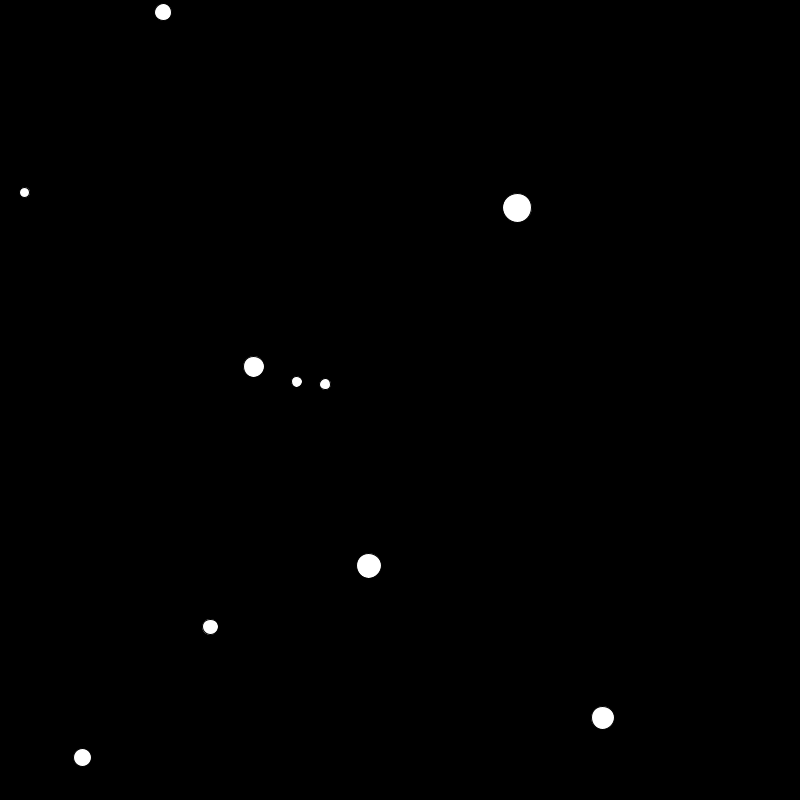
Frame 1 (no input)
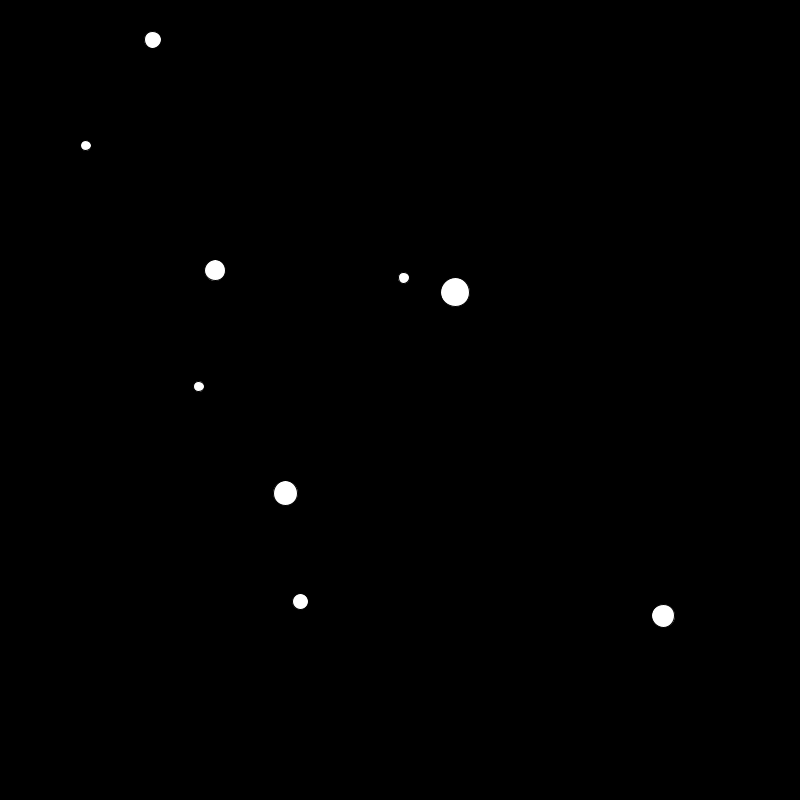
Frame 60 (the mouse pressed at the canvas centre just before this capture)
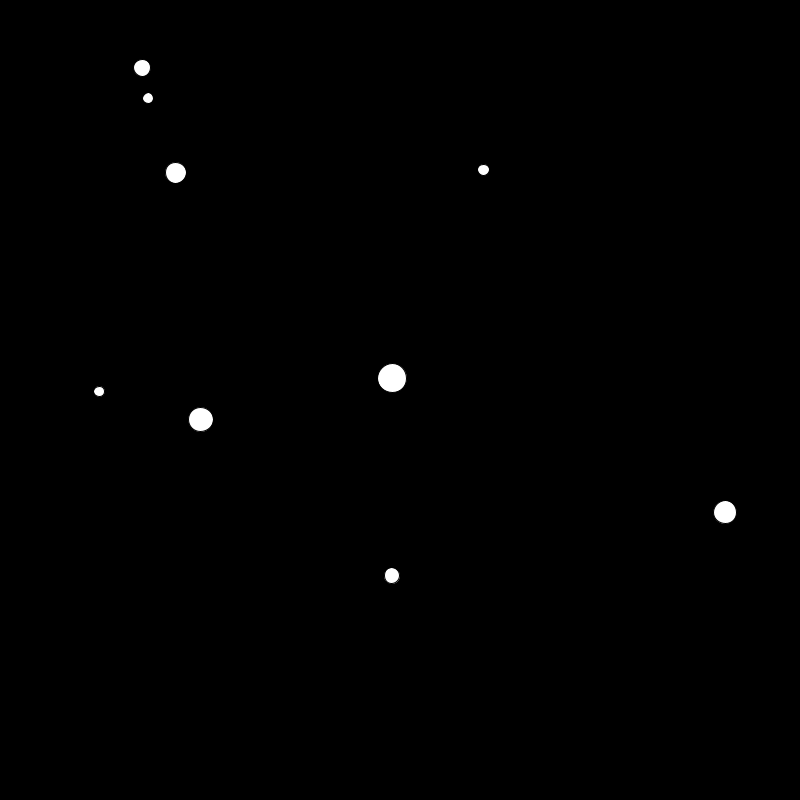
Frame 120 (the mouse held since frame 60 and released just before this capture)

The Processing sketch that drew these frames (run headless with seeded random() and noise(); from frame 60 on, the mouse is pressed at the canvas centre):

// Processing sketch: bit2atom20221208a_particlesOperation
// ── bit2atom20221208a_particlesOperation.pde
//Particle pt;
ArrayList<Particle> pts;

void setup() {
  size(800, 800);
  background(0);

  initiate();
}

void initiate() {
  //pt = new Particle(random(width), random(height), random(10,30));
  pts = new ArrayList<Particle>();

  for (int i  = 0; i < 10; i ++) {
    Particle p = new Particle(random(width), random(height), random(10, 30));
    pts.add(p);
  }
}

void draw() {
  background(0);
  //pt.display();
  //pt.move();
  
  for(int i = 0 ; i <pts.size(); i ++){
    pts.get(i).display();
    pts.get(i).move();
  }
}

void keyPressed() {
  if (key == 'r') {
    initiate();
  }
}

// ── Particle.pde
class Particle{
  //属性attributes
  float x;
  float y;
  float d;
  float xSpeed;
  float ySpeed;
  
  Particle(float x_, float y_, float d_){
    x = x_;
    y = y_;
    d = d_;
    xSpeed = random(-2, 2);
    ySpeed = random(-2, 2);
  }
  
  //行为behavior
  void display(){
    ellipse(x, y, d, d);
  }
  
  void move(){
    x = x + xSpeed;
    y += ySpeed;
  }
  
  
}
